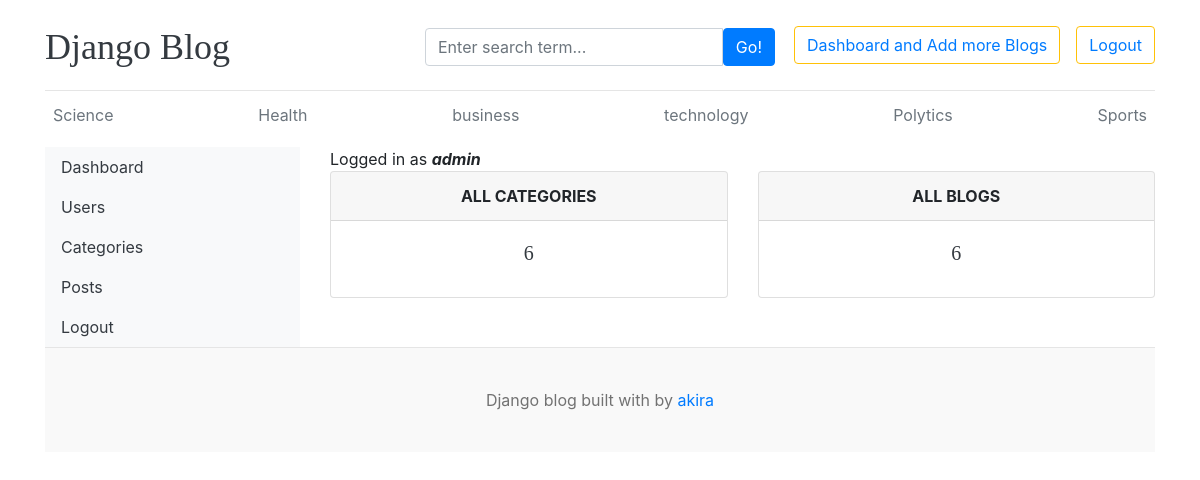
Page /dashboards/dashboard (signed in) on the committed database.
### blog/models.py (models this page shows, shortened)
class Category(models.Model):
    category_name=models.CharField(max_length=50,unique=True)
    create_at=models.DateTimeField(auto_now_add=True)
    updated_at=models.DateTimeField(auto_now=True)
    class Meta:
        verbose_name_plural='categories'

### dashboards/views.py (the view)
# urls.py: path('dashboard',views.dashboard,name='dashboard'),
@login_required(login_url='login')
def dashboard(request):
    category_count=Category.objects.all().count()
    blogs_count=Blog.objects.all().count()
    context={
        'category_count':category_count,
        'blogs_count':blogs_count,
    }
    return render(request,'dashboard/dashboard.html',context)

### blog/context_processors.py (called while the page is built)
def  get_categories(request):
    categories=Category.objects.all()
    return dict(categories=categories)

def get_social_links(request):
    social_links=SocialLink.objects.all()
    return dict(social_links=social_links)

### templates/dashboard/dashboard.html
{% extends 'base.html' %}
{% block content %}
  <div class="row">
    {% include 'dashboard/sidebar.html' %}
    <div class="col-md-9">
      <span>Logged in as <b><i>{{user}}</i></b></span>
      <div class="row">
        <div class="col">
          <div class="card border-default mb-3">
            <div class="card-header text-center text-uppercase font-weight-bold">All Categories</div>
            <div class="card-body text-dark">
              <h5 class="card-title text-center">{{category_count}} </h5>
            </div>
          </div>
        </div>
        <div class="col">
          <div class="card border-default mb-3">
            <div class="card-header text-center text-uppercase font-weight-bold">All Blogs</div>
            <div class="card-body text-dark">
              <h5 class="card-title text-center">{{blogs_count}} </h5>
            </div>
          </div>
        </div>
      </div>
    </div>
  </div>
{% endblock %}

### templates/base.html (shortened to what this page needs)
{% load static %}
<!DOCTYPE html>
<html lang="en">
<head>
    <link href="https://getbootstrap.com/docs/4.0/dist/css/bootstrap.min.css" rel="stylesheet">
    <link rel="stylesheet" href="{% static 'css/blog.css' %}">
    <link rel="stylesheet" href="https://cdnjs.cloudflare.com/ajax/libs/font-awesome/4.7.0/css/font-awesome.min.css">
  </head>
<body>
    <div class="container">
      <header class="blog-header py-3">
        <div class="row flex-nowrap justify-content-between align-items-center">
          <div class="col-4 pt-1">
            <a class="blog-header-logo text-dark" href="/">Django Blog</a>
          </div>
          <div class="col-4 pt-1">
            <form action="{% url "search" %}" method="GET">
              <div class="input-group">
                <input value="{{keyword}}" name="keyword" class="form-control" type="text" placeholder="Enter search term..." aria-label="Enter search term..." aria-describedby="button-search" />
                <button type="submit" class="btn btn-primary" id="button-search" type="button">Go!</button>
              </div>
            </form>
          </div>
          <div class="col-4 d-flex justify-content-end align-items-center">
            {% if not user.is_authenticated %}
            <a class="btn btn-sm btn-warning" href="{% url "login" %}">Login</a>  &nbsp;
            <a class="btn btn-sm btn-outline-secondary" href="register">Register</a>
          </div>
          {% else %}
          <button class="btn btn-outline-warning"><span><a href="{% url "dashboard" %}">Dashboard and Add more Blogs </a></span></button>
          <button class="btn btn-outline-warning" style="color: white;"><span><a href="{% url "logout" %}">Logout</a></span></button>
          {% endif %}
        </div>
      </header>
      <div class="nav-scroller py-1 mb-2">
        <nav class="nav d-flex justify-content-between">
          {% for cat in categories %}
          <a class="p-2 text-muted" href="{% url 'posts_by_category' cat.id %}">{{cat.category_name}}</a>
          {% endfor %}
        </nav>
      </div>
    {% block content %}
    {% endblock  %}
  <footer class="blog-footer">
    <p>Django blog built with   by <a href="#">akira</a></p>
  </footer>
  </body>
</html>

### project1/static/css/blog.css (style rules this page uses)
.blog-header { border-bottom: 1px solid #e5e5e5; }
.blog-header-logo { font-family: "Playfair Display", Georgia, "Times New Roman", serif; font-size: 2.25rem; }
h1, h2, h3, h4, h5, h6 { font-family: "Playfair Display", Georgia, "Times New Roman", serif; }
.blog-footer { padding: 2.5rem 0; color: #727272; text-align: center; background-color: #f9f9f9; border-top: .05rem solid #e5e5e5; }
.blog-footer p:last-child { margin-bottom: 0; }

### rows in the picture
Category: category_name "Science"
Category: category_name "Health"
Category: category_name "business"
Category: category_name "technology"
Category: category_name "Polytics"
Category: category_name "Sports"

### other values in the picture
{{ user }} "admin"
{{ category_count }} "6"
{{ blogs_count }} "6"
